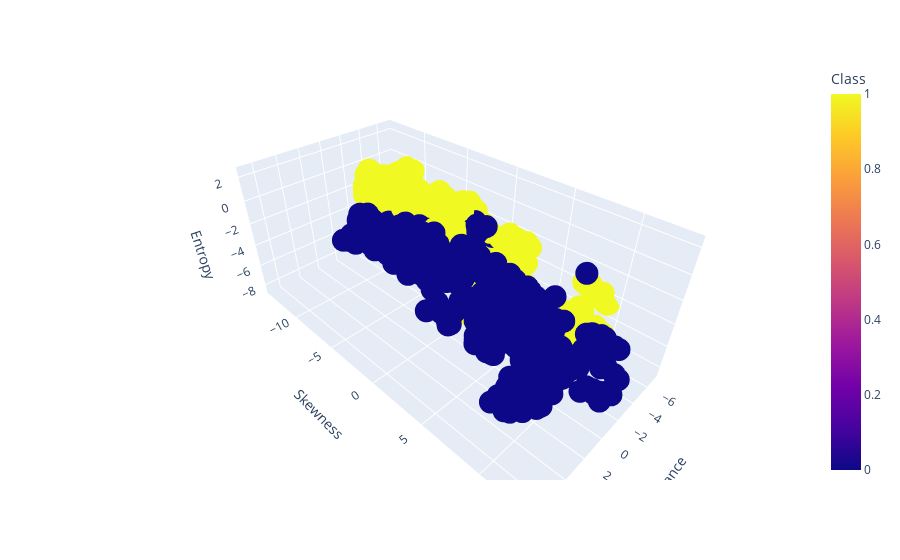

Source (notebook cell):
### Code cell
fig = px.scatter_3d(data, x = 'Variance', y = 'Skewness', z = 'Entropy', color = 'Class')
fig.show()

### Figure 1 — Plotly figure (JSON) as saved in the notebook; plotly's stock layout.template omitted (floating-point values rounded to 4 significant figures; data arrays with more than 128 entries replaced by an {"elided": "..."} marker saying what was removed)
{"data": [{"hovertemplate": "Variance=%{x}<br>Skewness=%{y}<br>Entropy=%{z}<br>Class=%{marker.color}<extra></extra>", "legendgroup": "", "marker": {"color": {"elided": "1371 int values"}, "coloraxis": "coloraxis", "symbol": "circle"}, "mode": "markers", "name": "", "scene": "scene", "showlegend": false, "type": "scatter3d", "x": {"elided": "1371 float values"}, "y": {"elided": "1371 float values"}, "z": {"elided": "1371 float values"}}], "layout": {"coloraxis": {"colorbar": {"title": {"text": "Class"}}, "colorscale": [[0, "#0d0887"], [0.1111, "#46039f"], [0.2222, "#7201a8"], [0.3333, "#9c179e"], [0.4444, "#bd3786"], [0.5556, "#d8576b"], [0.6667, "#ed7953"], [0.7778, "#fb9f3a"], [0.8889, "#fdca26"], [1, "#f0f921"]]}, "legend": {"tracegroupgap": 0}, "margin": {"t": 60}, "scene": {"domain": {"x": [0, 1], "y": [0, 1]}, "xaxis": {"title": {"text": "Variance"}}, "yaxis": {"title": {"text": "Skewness"}}, "zaxis": {"title": {"text": "Entropy"}}}}}
